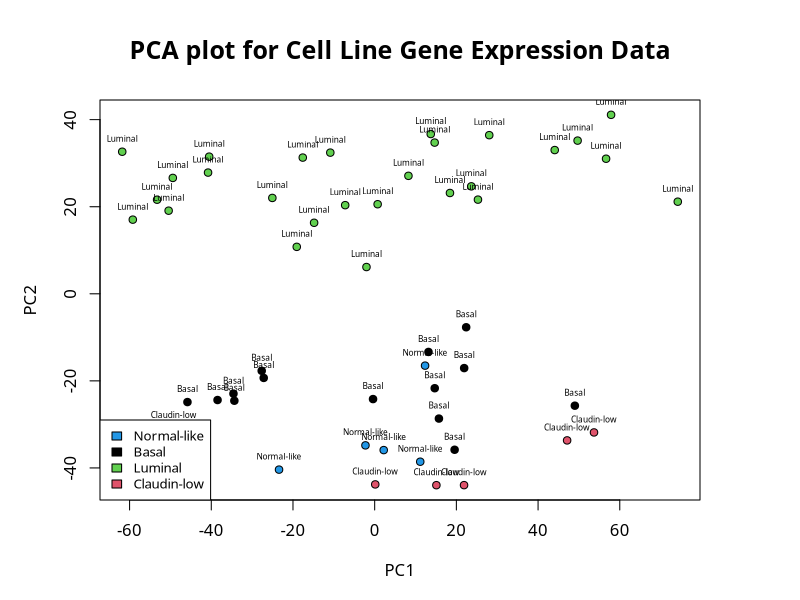

Write R code to recreate this figure.
#Read and prepare data table
data <- read.table ('CellLines_52samples_ExprData_Group.txt', header = TRUE, row.names=1, stringsAsFactors=FALSE, check.names=FALSE)
rnames <- colnames (data)

Group <- t (data [1,])
cnames <- colnames (data)
data <- read.table ('CellLines_52samples_ExprData_Group.txt', header = FALSE, row.names=1, skip=2, stringsAsFactors=FALSE, check.names=FALSE)
colnames (data) = cnames        

data = data.frame (Group, t (data))

Group = data [, 1]
data = data [, -1]
data = transform (data, as.numeric)
Group = as.factor (Group)

cent = TRUE
sc = TRUE

#Main computation - perform PCA
pca <- prcomp (data, scale. = sc, center=cent)
pca_res = data.frame (pca$x, Group)
PCA_table<-as.matrix(pca$x)

#plot PCA
par(mar=c(5, 5, 5, 5), family='Avenir Next')
plot(PCA_table[,1:2], col='black', bg=Group, pch=21, main="PCA plot for Cell Line Gene Expression Data", font.main=2, cex.main=1.5)
legend("bottomleft", legend=unique(Group), cex=0.8, fill=unique(Group))
text(x=pca_res$PC1, y=pca_res$PC2, labels = Group, pos = 3, cex=0.5)

